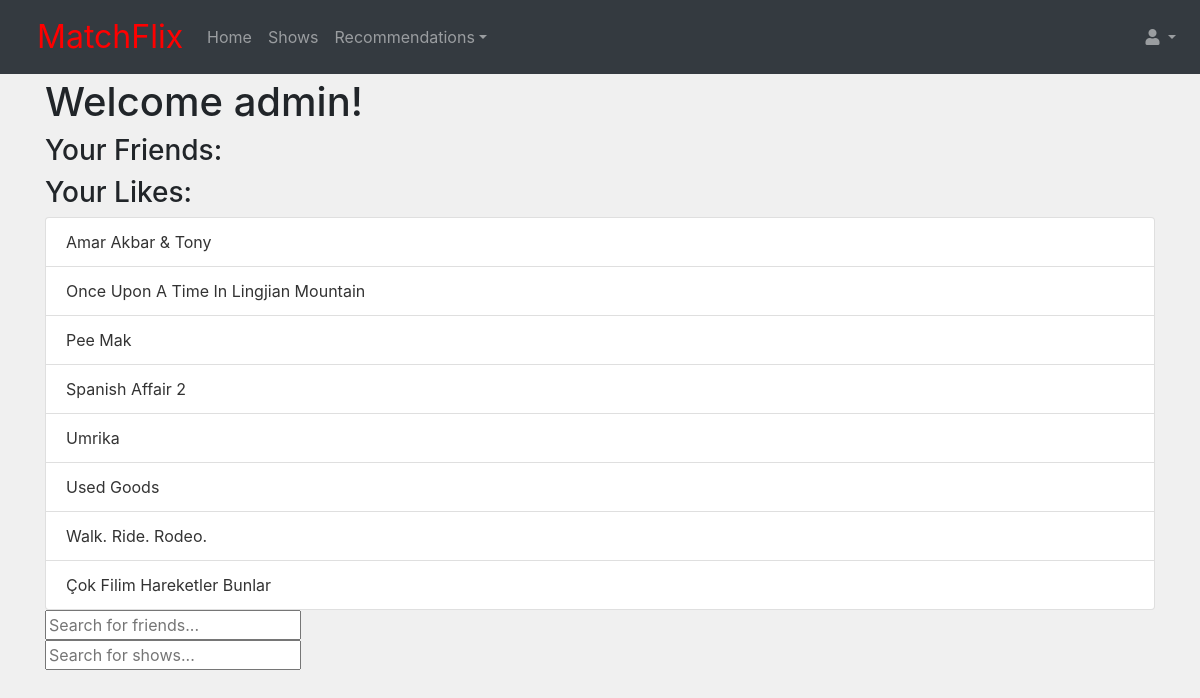
The app's page / (signed in) with its own data.
### accounts/models.py (models this page shows, shortened)
class Account(AbstractBaseUser, PermissionsMixin):
    email = models.EmailField(unique=True)
    name = models.CharField(max_length=150)
    date_of_birth = models.DateField(blank=True, null=True)
    is_staff = models.BooleanField(default=False)
    is_active = models.BooleanField(default=True)
    date_joined = models.DateTimeField(default=timezone.now)
    last_login = models.DateTimeField(null=True)
    likes = models.ManyToManyField(Show, blank=True)
    friends = models.ManyToManyField('Account', blank=True)
    objects = AccountManager()
    USERNAME_FIELD = 'email'
    REQUIRED_FIELDS = ['name']

### flix/models.py (models this page shows, shortened)
class Show(models.Model):
    show_id = models.CharField(max_length=10)
    is_movie = models.BooleanField(default=False)
    title = models.CharField(max_length=120)
    director = models.CharField(max_length=120)
    release_year = models.IntegerField()
    rating = models.CharField(max_length=50, null=True, blank=True)
    duration = models.CharField(max_length=20)
    description = models.CharField(max_length=250)
    image_url = models.CharField(max_length=50, default='default_image.jpg')
    category = models.ManyToManyField(Category)
    country = models.ManyToManyField(Country)
    class Meta:
        verbose_name_plural = 'Shows'
        ordering = ['title']

### flix/views.py (the view)
# urls.py: path('', dashboard, name='dashboard'),
def dashboard(request):
    return render(request, 'flix/dashboard.html')

### templates/flix/dashboard.html (shortened to what this page needs)
{% extends 'base.html' %}
{% load crispy_forms_tags %}
{% block content %}
<h1>Welcome {{ user.name }}!</h1>
<h3>Your Friends:</h3>
<h3>Your Likes:</h3>
<ul class="list-group">
	{% for show in user.likes.all %}
	<li class="list-group-item">
		<a href="{% url 'detail_view' show.id %}">{{ show.title }}</a>
	</li>
	{% endfor %}
</ul>
<form action="{% url 'friend_search' %}" method="GET">
	<input type="text" name="q" placeholder="Search for friends...">
</form>
<form action="{% url 'show_search' %}" method="GET">
	<input type="text" name="q" placeholder="Search for shows...">
</form>
{% endblock %}

### static/css/main.css (style rules this page uses)
body { background-color: #F0F0F0; }
a { color: #333333; transition: color 1s; }

### records on screen
Account: name "admin"
Show: title "Amar Akbar & Tony"
Show: title "Once Upon A Time In Lingjian Mountain"
Show: title "Pee Mak"
Show: title "Spanish Affair 2"
Show: title "Umrika"
Show: title "Used Goods"
Show: title "Walk. Ride. Rodeo."
Show: title "Çok Filim Hareketler Bunlar"
